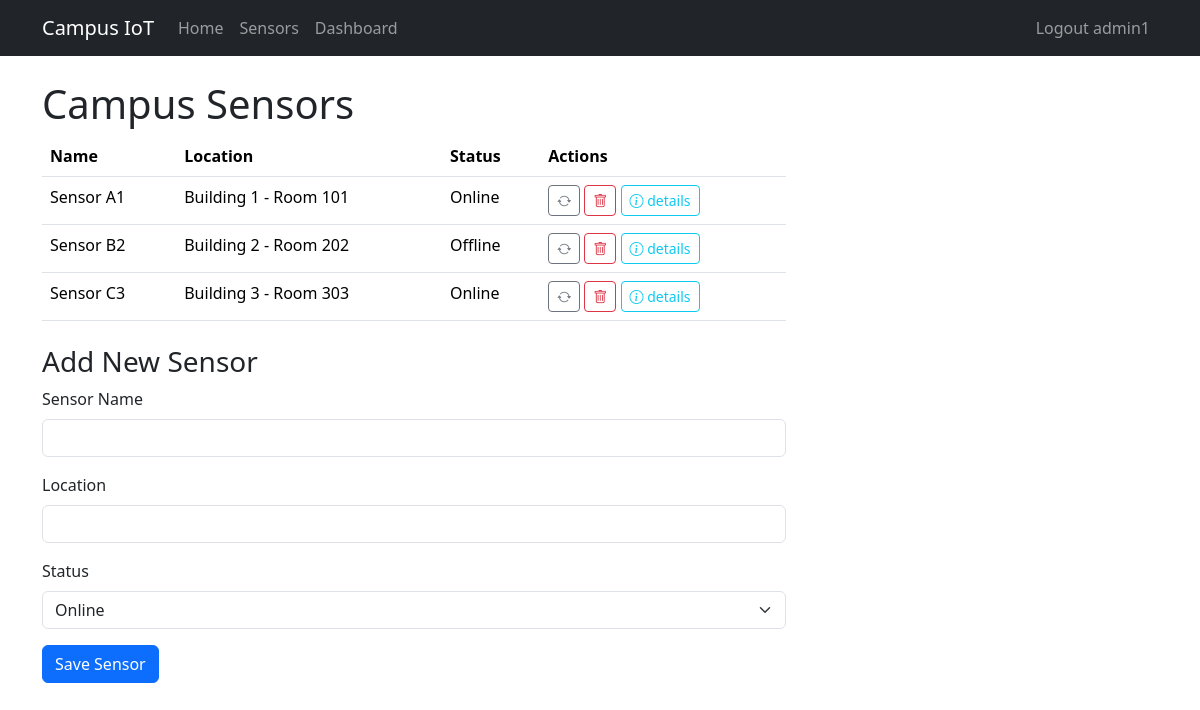
The page /sensors (signed in) on the database its author committed.
### app/models.py (models this page shows, shortened)
class User(UserMixin, db.Model):
    __tablename__ = 'users'
    id = db.Column(db.Integer, primary_key=True)
    username = db.Column(db.String(64), unique=True, nullable=False)
    email = db.Column(db.String(120), unique=True, nullable=False)
    password_hash = db.Column(db.String(128), nullable=False)
    role = db.Column(db.String(20), nullable=False)
    __mapper_args__ = {
        'polymorphic_on': role,
        'polymorphic_identity': 'user'
    }
    feedbacks = db.relationship('Feedback', backref='user', cascade='all, delete-orphan')

class Admin(User):
    __mapper_args__ = {
        'polymorphic_identity': 'admin'
    }

class Sensor(db.Model):
    __tablename__ = 'sensors'
    id = db.Column(db.Integer, primary_key=True)
    name = db.Column(db.String(64), nullable=False)
    location = db.Column(db.String(128), nullable=False)
    status = db.Column(db.String(20), nullable=False)
    calibrations = db.relationship('Calibration', backref='sensor', cascade='all, delete-orphan')
    feedbacks = db.relationship('Feedback', backref='sensor', cascade='all, delete-orphan')
    readings = db.relationship(
        'TemperatureReading',
        back_populates='sensor',
        cascade='all, delete-orphan',
        order_by='TemperatureReading.timestamp'
    )

### app/views.py (the view, shortened to what this page needs)
@bp.route('/sensors', methods=['GET', 'POST'], endpoint='sensors')
@login_required
def sensors():
    if current_user.role != 'admin':
        abort(403)
    sensor_form = SensorForm()
    action_form = ActionForm()
    all_sensors = db.session.scalars(db.select(Sensor)).all()
    return render_template(
        'sensor_list.html',
        title='Sensors',
        sensors=all_sensors,
        sensor_form=sensor_form,
        action_form=action_form
    )

### app/forms.py
class SensorForm(FlaskForm):
    name = StringField(
        'Sensor Name',
        validators=[DataRequired(), Length(max=64)]
    )
    location = StringField(
        'Location',
        validators=[DataRequired(), Length(max=128)]
    )
    status = SelectField(
        'Status',
        choices=[('online','Online'), ('offline','Offline')],
        validators=[DataRequired()]
    )
    submit = SubmitField('Save Sensor')

class ActionForm(FlaskForm):
    class Meta:
        csrf = False
    record_id = HiddenField(validators=[DataRequired()])
    submit = SubmitField('Go')

### app/models.py (called while the page is built)
@login.user_loader
def load_user(user_id: str):
    return User.query.get(int(user_id))

### app/templates/sensor_list.html (shortened to what this page needs)
{% extends "base.html" %}
{% block content %}
  <h1 class="mt-4">Campus Sensors</h1>
  <div class="col-lg-8">
    <table class="table">
      <thead>
        <tr>
          <th>Name</th>
          <th>Location</th>
          <th>Status</th>
          <th>Actions</th>
        </tr>
      </thead>
      <tbody>
        {% for sensor in sensors %}
        <tr>
          <td>{{ sensor.name }}</td>
          <td>{{ sensor.location }}</td>
          <td>{{ sensor.status.capitalize() }}</td>
          <td>
            <form action="{{ url_for('main.toggle_sensor_status') }}"
                  method="post"
                  style="display:inline">
              <button class="btn btn-sm btn-outline-secondary" type="submit"
                      title="Toggle Status">
                <i class="bi bi-arrow-repeat"></i>
              </button>
            </form>
            <form action="{{ url_for('main.remove_sensor') }}"
                  method="post"
                  style="display:inline">
              <button class="btn btn-sm btn-outline-danger" type="submit">
                <i class="bi bi-trash"></i>
              </button>
            </form>
            <a href="{{ url_for('main.sensor_detail', id=sensor.id) }}"
               class="btn btn-sm btn-outline-info"
               title="Details">
              <i class="bi bi-info-circle"></i> details
            </a>
          </td>
        </tr>
        {% endfor %}
      </tbody>
    </table>
    <h3 class="mt-4">Add New Sensor</h3>
    {% import "bootstrap_wtf.html" as wtf %}
    {{ wtf.quick_form(sensor_form) }}
  </div>
{% endblock %}

### app/templates/base.html (shortened to what this page needs)
<!doctype html>
<html lang="en">
<head>
  <link
    href="https://cdn.jsdelivr.net/npm/bootstrap@5.3.3/dist/css/bootstrap.min.css"
    rel="stylesheet"
>
  <link
    rel="stylesheet"
    href="https://cdn.jsdelivr.net/npm/bootstrap-icons@1.11.3/font/bootstrap-icons.min.css">
</head>
<body>
<nav class="navbar navbar-expand-sm bg-dark" data-bs-theme="dark">
  <div class="container">
    <a class="navbar-brand" href="{{ url_for('main.home') }}">Campus IoT</a>
    <div class="collapse navbar-collapse" id="navbarSupportedContent">
      <ul class="navbar-nav me-auto mb-2 mb-lg-0">
        <li class="nav-item">
          <a class="nav-link" href="{{ url_for('main.home') }}">Home</a>
        </li>
        {% if not current_user.is_anonymous %}
          {% if current_user.role == 'admin' %}
            <li class="nav-item">
              <a class="nav-link" href="{{ url_for('main.sensors') }}">Sensors</a>
            </li>
            <li class="nav-item">
              <a class="nav-link" href="{{ url_for('main.admin_dashboard') }}">Dashboard</a>
            </li>
          {% elif current_user.role == 'student' %}
            <li class="nav-item">
              <a class="nav-link" href="{{ url_for('main.student_dashboard') }}">Feedback</a>
            </li>
          {% endif %}
        {% endif %}
      </ul>
      <ul class="navbar-nav mb-2 mb-lg-0">
        {% if current_user.is_anonymous %}
          <li class="nav-item">
            <a class="nav-link" href="{{ url_for('main.login') }}">Login</a>
          </li>
        {% else %}
          <li class="nav-item">
            <a class="nav-link" href="{{ url_for('main.logout') }}">
              Logout {{ current_user.username }}
            </a>
          </li>
        {% endif %}
      </ul>
    </div>
  </div>
</nav>
<div class="container mt-4">
  {% block content %}{% endblock %}
</div>
</body>
</html>

### rows shown on the page
Admin: username "admin1"
Sensor: name "Sensor A1", location "Building 1 - Room 101", status "Online"
Sensor: name "Sensor B2", location "Building 2 - Room 202", status "Offline"
Sensor: name "Sensor C3", location "Building 3 - Room 303", status "Online"

### other values the page prints
{{ field.label(class='form-label') }} "Sensor Name" "Location"
{{ field.label(class='form-label') }} "Status"
